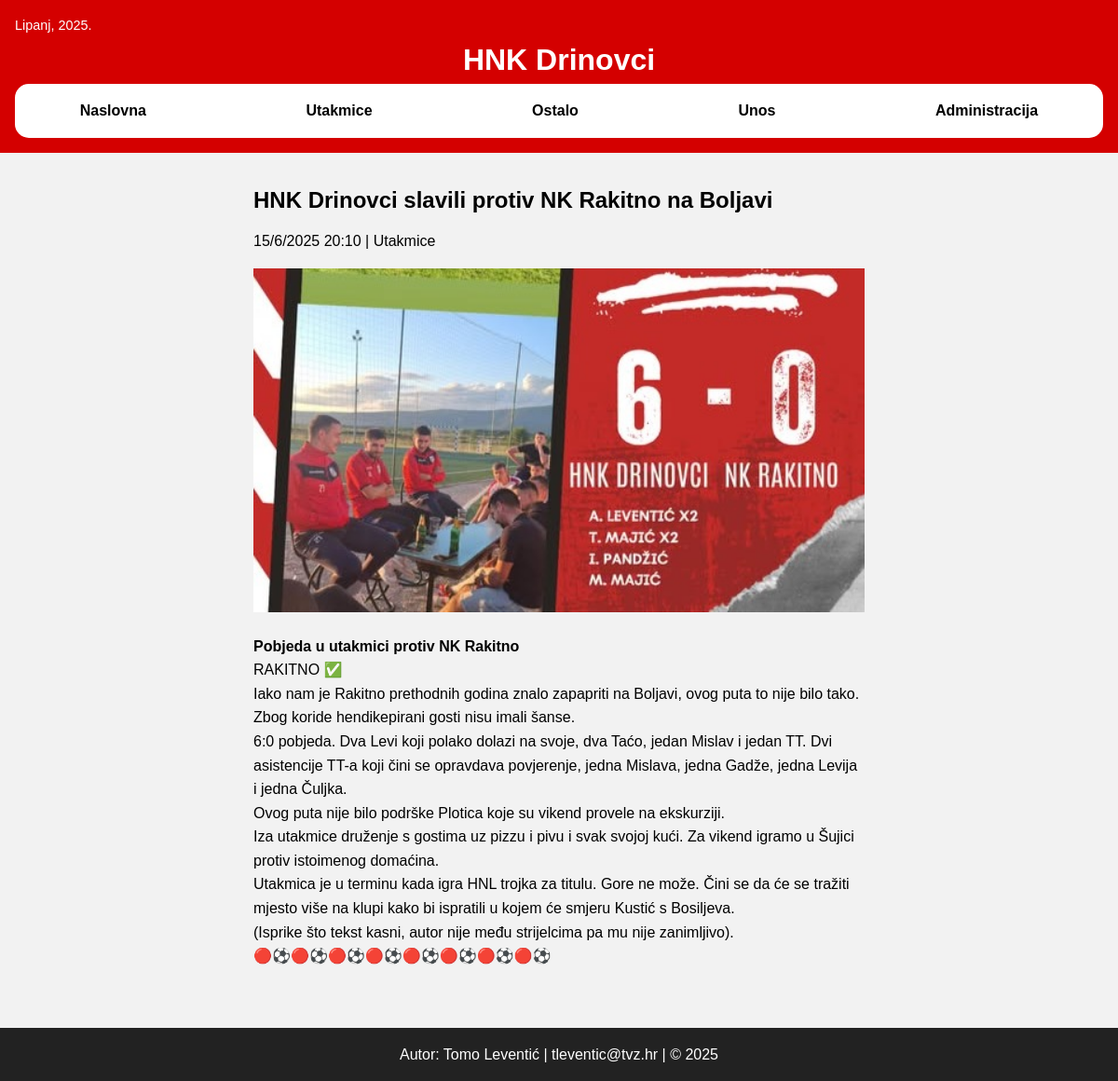
The page /clanak.php?id=11 on the database its author committed.
### tables this page shows
CREATE TABLE `vijesti` (
  `id` int(11) NOT NULL,
  `naslov` varchar(255) NOT NULL,
  `sazetak` text NOT NULL,
  `tekst` text NOT NULL,
  `slika` varchar(255) DEFAULT NULL,
  `kategorija` varchar(50) NOT NULL,
  `arhiva` tinyint(1) DEFAULT 0,
  `datum` datetime DEFAULT current_timestamp()
);

### clanak.php (the view, shortened to what this page needs)
<?php
$conn = new mysqli("localhost", "root", "", "hnkdrinovci");
$conn->set_charset("utf8mb4");
$id = intval($_GET['id'] ?? 0);
$stmt = $conn->prepare("SELECT * FROM vijesti WHERE id = ?");
$stmt->bind_param("i", $id);
$stmt->execute();
$result = $stmt->get_result();
$row = $result->fetch_assoc();
?>
<!DOCTYPE html>
<html lang="hr">
    <head>
        <link rel="stylesheet" href="style.css">
    </head>
<body>
    <header>
        <div class="date">Lipanj, 2025.</div>
        <h1>HNK Drinovci</h1>
        <nav>
            <ul>
                <li><a href="index.php">Naslovna</a></li>
                <li><a href="kategorija.php?kategorija=utakmice">Utakmice</a></li>
                <li><a href="kategorija.php?kategorija=ostalo">Ostalo</a></li>
                <li><a href="unos.php">Unos</a></li>
                <li><a href="administrator.php">Administracija</a></li>
            </ul>
        </nav>
    </header>
    <main class="article-page">
        <h2><?php echo htmlspecialchars($row['naslov']); ?></h2>
        <p class="date"><?php echo date("j/n/Y H:i", strtotime($row['datum'])); ?> | <?php echo $row['kategorija']==='utakmice'? 'Utakmice' : 'Ostale vijesti'; ?></p>
        <?php if ($row['slika']): ?>
        <img src="<?php echo $row['slika']; ?>" alt="">
        <?php endif; ?>
        <p><strong><?php echo htmlspecialchars($row['sazetak']); ?></strong></p>
        <p><?php echo nl2br(htmlspecialchars($row['tekst'])); ?></p>
    </main>
    <footer>
        <p>Autor: Tomo Leventić | tleventic@tvz.hr | © 2025</p>
    </footer>
</body>
</html>

### style.css (style rules this page uses)
* { margin: 0; padding: 0; box-sizing: border-box; }
body { font-family: Arial, sans-serif; background: #f2f2f2; color: #000; line-height: 1.6; align-items: center; }
a { color: #000; text-decoration: none; }
header { background: #d40000; color: white; padding: 1em; text-align: center; }
header .date { text-align: left; font-size: 0.9em; }
nav ul { display: flex; justify-content: space-around; gap: 2em; list-style: none; background: white; padding: 1em 0; border-radius: 15px; }
nav ul li a { text-decoration: none; color: black; font-weight: bold; }
main { padding: 2em; }
footer { background: #222; color: white; text-align: center; padding: 1em; margin-top: 2em; }
.article-page { max-width: 60%; margin-left: auto; margin-right: auto; }
.article-page h2 { font-size: 1.5em; color: #000; margin-bottom: 0.5em; }
.article-page img { width: 100%; margin: 1em 0; }

### rows shown on the page
vijesti: naslov "HNK Drinovci slavili protiv NK Rakitno na Boljavi", datum "15/6/2025 20:10", slika (picture), sazetak "Pobjeda u utakmici protiv NK Rakitno", tekst "RAKITNO ✅️ Iako nam je Rakitno prethodnih godina znalo zapapriti na Boljavi, ovog puta to nije bilo tako. Zbog koride hendikepirani gosti nisu imali šanse. 6:0 pobjeda. Dva Levi koji polako dolazi na svoje, dva Taćo, jedan Mislav i jedan TT. Dvi asistencije TT-a koji čini se opravdava povjerenje, jedna Mislava, jedna Gadže, jedna Levija i jedna Čuljka. Ovog puta nije bilo podrške Plotica koje su vikend provele na ekskurziji. Iza utakmice druženje s gostima uz pizzu i pivu i svak svojoj kući. Za vikend igramo u Šujici protiv istoimenog domaćina. Utakmica je u terminu kada igra HNL trojka za titulu. Gore ne može. Čini se da će se tražiti mjesto više na klupi kako bi ispratili u kojem će…"
